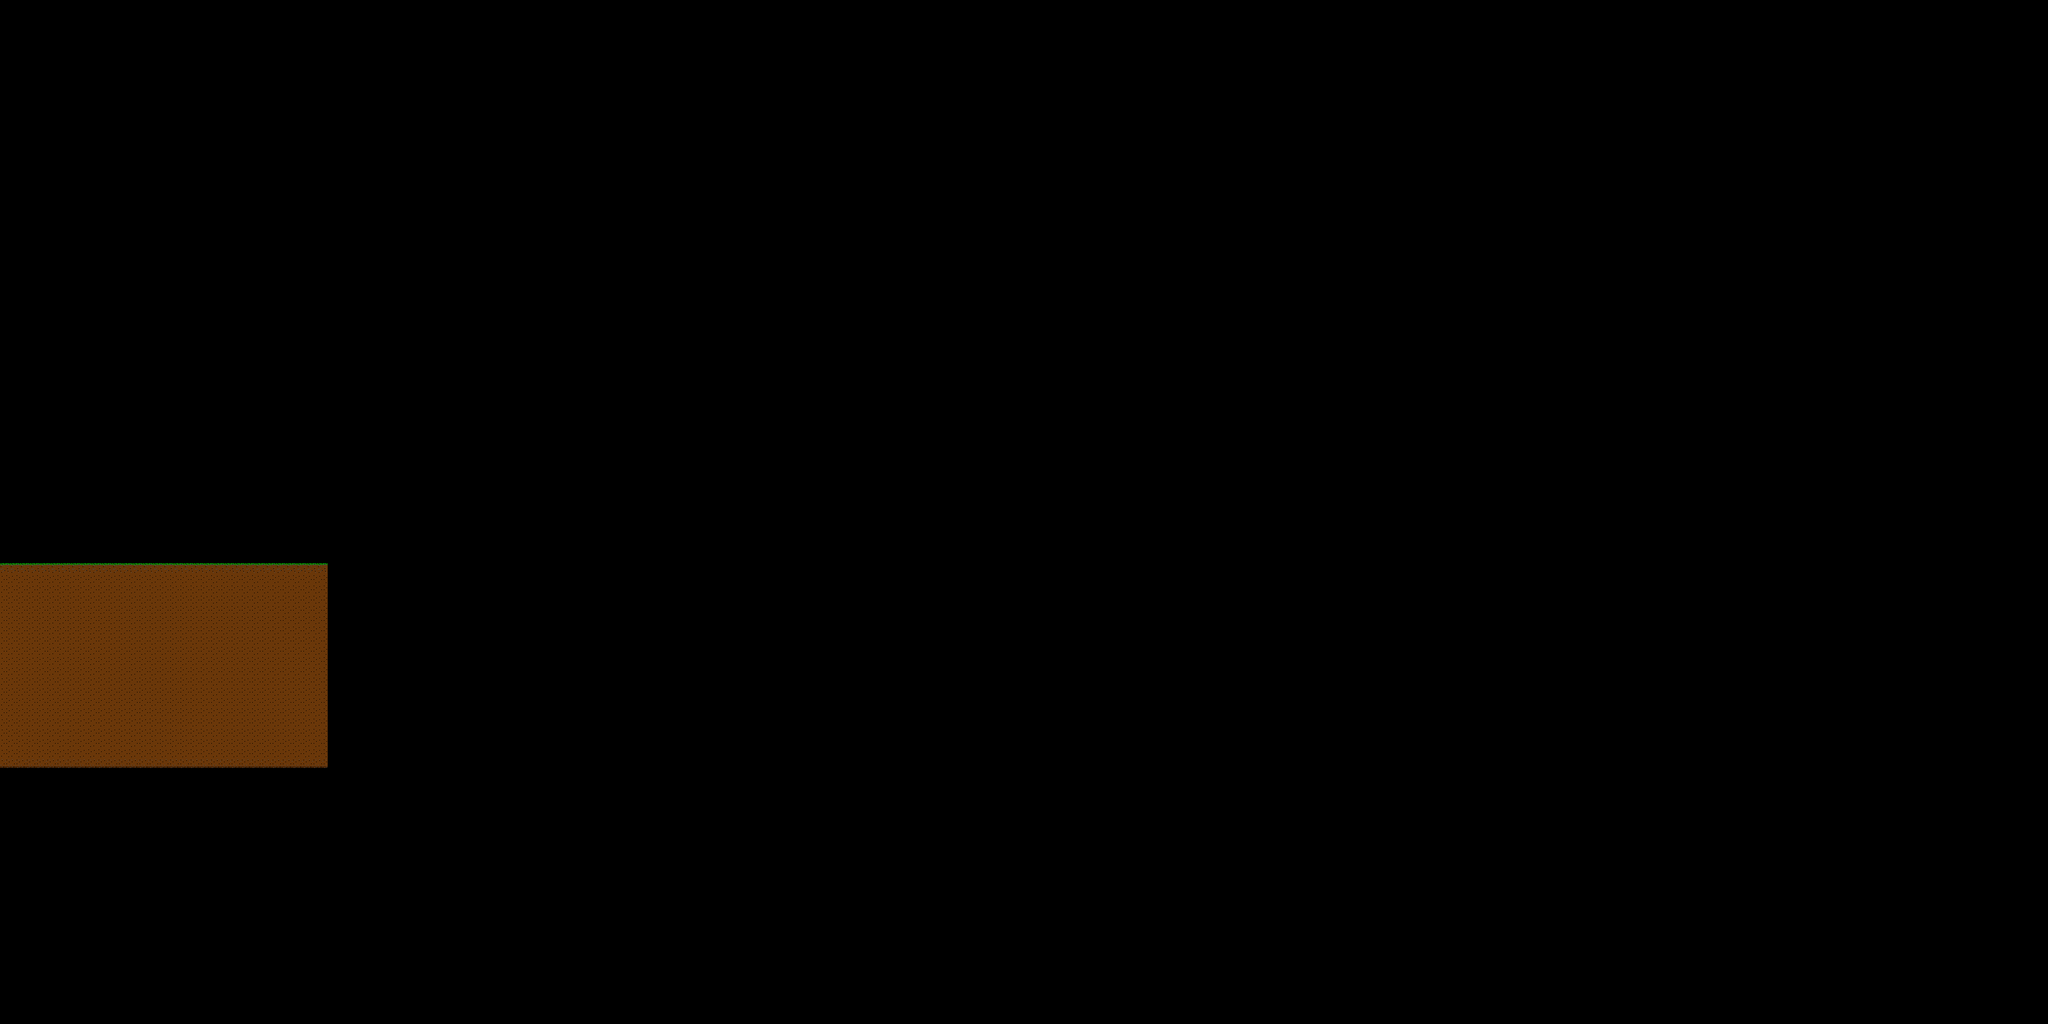

This is a level from a 2D game, rendered from its Tiled map with the project's own tilesets. A one-line summary and the map file follow, with tile-layer data summarised:
An orthogonal 200x100 tile map with 16x16 px tiles, 2 tile layers (Tiles, Ladders) and 8 objects (2x Decoration, Text, StartPoint, Button, Bridge, ...).

<map version="1.0" orientation="orthogonal" width="200" height="100" tilewidth="16" tileheight="16">
 <properties>
  <property name="bg_art" value="background.png" />
  <property name="bg_music" value="music/silly.mp3" />
  <property name="fg_art" value="hill.png" />
 </properties>
 <tileset firstgid="1" source="tiles.tsx" />
 <layer name="Tiles" width="200" height="100">
  <data>[20000 cells, 640 non-empty, 3 distinct tile ids]</data>
 </layer>
 <layer name="Ladders" width="200" height="100">
  <data>[20000 cells, 0 non-empty, 0 distinct tile ids]</data>
 </layer>
 <objectgroup name="Objects" width="200" height="100">
  <object name="house decoration" type="Decoration" x="7" y="415" width="224" height="240">
   <properties>
    <property name="animation" value="house" />
   </properties>
  </object>
  <object name="helper text" type="Text" x="247" y="415" width="226" height="135">
   <properties>
    <property name="font_size" value="18" />
    <property name="text" value="Use the arrow keys to move around and jump." />
   </properties>
  </object>
  <object name="start" type="StartPoint" x="240" y="816" width="32" height="64" />
  <object type="Button" gid="14" x="32" y="240" />
  <object name="bridge" type="Bridge" x="288" y="288" width="96" height="96">
   <properties>
    <property name="state" value="up" />
   </properties>
  </object>
  <object name="sign post" type="Decoration" x="0" y="352" width="80" height="32">
   <properties>
    <property name="img" value="winnar.png" />
   </properties>
  </object>
  <object name="victory" type="Victory" x="0" y="288" width="224" height="96" />
  <object name="monster" type="Agent" x="432" y="336" width="48" height="48">
   <properties>
    <property name="type" value="monster" />
   </properties>
  </object>
 </objectgroup>
 <objectgroup name="PlayerLayer" width="200" height="100" />
</map>
